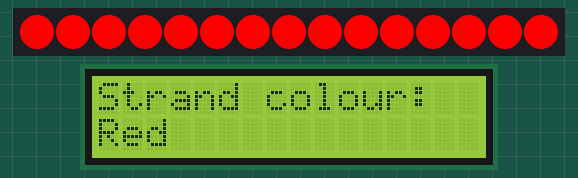
Recording of a program running on a simulated Raspberry Pi Pico running MicroPython. Shown: 15 RGB LEDs in strip order, left to right, 16×2 character LCD. What the program prints to the serial console is not drawn.

Above: at 1.1 s.
At 3.2 s:
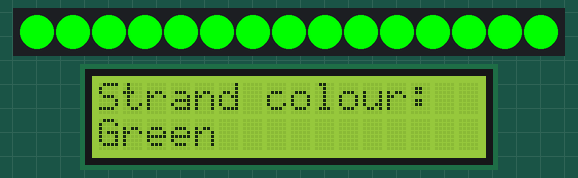
At 5.2 s:
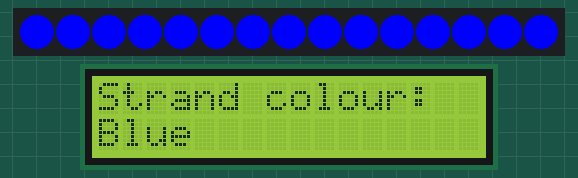
At 7.2 s:
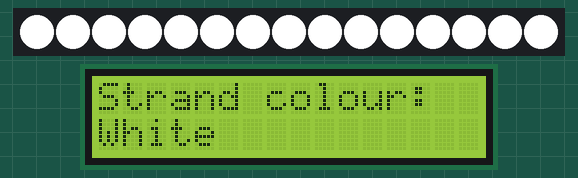

Measured:
- by itself, everything shown: repeats every 8.1 s, in 8 steps
- what the display in image 0 shows lasts 2.0 s, from 1.1 s to 3.1 s

The program:

day-12-strand-colour-display.py
```python
from machine import I2C, Pin
from lcd_api import LcdApi
from pico_i2c_lcd import I2cLcd
from neopixel import NeoPixel
import time

# LED details
GPIOnumber = 2
LEDcount = 15

# Define the strand pin number and number of LEDs from variables
strand = NeoPixel(Pin(GPIOnumber), LEDcount)

# Define LCD I2C pins/BUS/address
SDA = 14
SCL = 15
I2C_BUS = 1
LCD_ADDR = 0x27

# Define LCD rows/columns
LCD_NUM_ROWS = 2
LCD_NUM_COLS = 16

# Set up LCD I2C
lcdi2c = I2C(I2C_BUS, sda=machine.Pin(SDA), scl=machine.Pin(SCL), freq=400000)
lcd = I2cLcd(lcdi2c, LCD_ADDR, LCD_NUM_ROWS, LCD_NUM_COLS)

mycolours ={
    "Red":(255,0,0),
    "Green":(0,255,0),
    "Blue":(0,0,255),
    "White":(255,255,255),
}

# Turn off all LEDs before program start
strand.fill((0,0,0))
strand.write()
time.sleep(1)

while True:

    for i in mycolours:

        print(i)

        # Clear the LCD
        lcd.clear()

        # Fill the strand with the current colour
        strand.fill(mycolours[i])
        strand.write()

        # Update display with the key of the colour
        lcd.putstr("Strand colour:")
        lcd.move_to(0, 1) # 2nd row
        lcd.putstr(str(i)) # Show the dictionary key name

        time.sleep(2)
```
